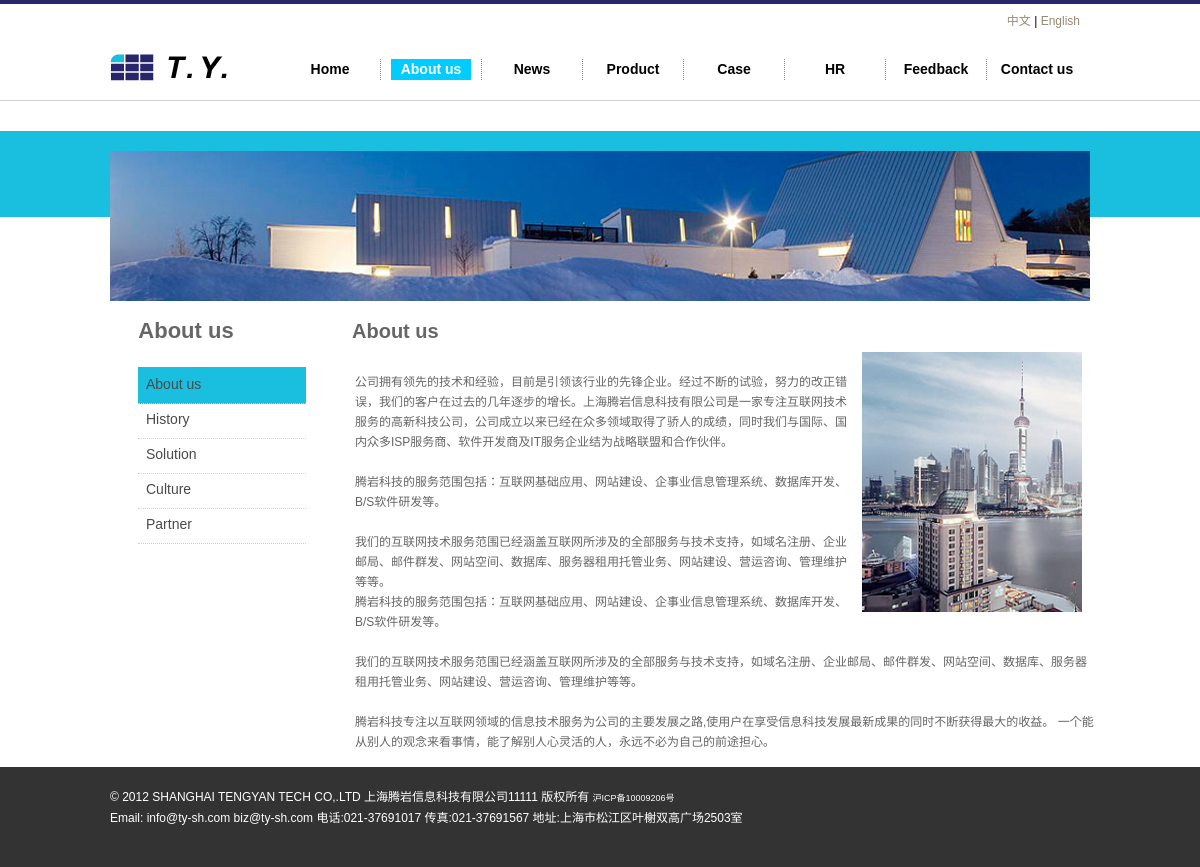
/en/about/about.php?pageid=8, run on the app's committed database.
### tables this page shows
CREATE TABLE `layoutpic` (
  `id_layoutpic` int(11) NOT NULL auto_increment,
  `id_layout` int(11) NOT NULL,
  `id_hr` int(11) NOT NULL,
  `title` varchar(250) NOT NULL,
  `intro` text NOT NULL,
  `url` varchar(250) NOT NULL,
  `opicname` varchar(250) NOT NULL,
  `spicname` varchar(250) NOT NULL,
  `dele` int(1) NOT NULL default '1',
  `type` varchar(3) NOT NULL,
  `indate` datetime NOT NULL,
  `modate` datetime NOT NULL,
  `deldate` datetime NOT NULL,
  `browsecount` int(11) NOT NULL,
  PRIMARY KEY  (`id_layoutpic`)
);

CREATE TABLE `pagesetpic` (
  `id_pagesetpic` int(11) NOT NULL auto_increment,
  `id_pageset` int(11) NOT NULL,
  `id_hr` int(11) NOT NULL,
  `title` varchar(250) NOT NULL,
  `intro` text NOT NULL,
  `url` varchar(250) NOT NULL,
  `opicname` varchar(250) NOT NULL,
  `spicname` varchar(250) NOT NULL,
  `dele` int(1) NOT NULL default '1',
  `type` varchar(3) NOT NULL,
  `indate` datetime NOT NULL,
  `modate` datetime NOT NULL,
  `deldate` datetime NOT NULL,
  `browsecount` int(11) NOT NULL,
  PRIMARY KEY  (`id_pagesetpic`)
);

CREATE TABLE `pageset` (
  `id_pageset` int(11) NOT NULL auto_increment,
  `lang` int(1) NOT NULL default '1',
  `title` varchar(250) NOT NULL,
  `url` text NOT NULL,
  `pagetitle` text NOT NULL,
  `keywords` text NOT NULL,
  `description` text NOT NULL,
  `content` text NOT NULL,
  PRIMARY KEY  (`id_pageset`)
);

CREATE TABLE `layout` (
  `id_layout` int(11) NOT NULL auto_increment,
  `lang` int(1) NOT NULL default '1',
  `title` varchar(250) NOT NULL,
  `url` text NOT NULL,
  `intro` text NOT NULL,
  `content` text NOT NULL,
  `openstat` int(1) NOT NULL default '1',
  `ordernum` int(11) NOT NULL,
  PRIMARY KEY  (`id_layout`)
);

### www/inc/config.php (called while the page is built, shortened)
<?php
require_once("mysql.class.php");
$db_hostname="localhost";
$db_username="root";
$db_password="123456";
$db_database="demo-l1";
?>

### www/inc/function.class.php (called while the page is built, shortened)
<?php
$objDB=new mysql($db_hostname,$db_username,$db_password,$db_database);
$strSQL = "select iscopy,otherheader,title,keywords,description,icp,mapcode,statistics from siteset where id_siteset=1" ;
$objDB->Execute($strSQL);
function getcurrentfilename(){
return end(explode('/',$_SERVER["PHP_SELF"]));
}
function getlayoutinfo($lid,$tableField){
global	 $objDB;
$strSQL = "select $tableField from layout where id_layout='".$lid."'" ;
$objDB->Execute($strSQL);
$getlayoutinfo=$objDB->fields();
return $getlayoutinfo;
}
function getlayoutpic($lid,$postion){
global	 $objDB;
$strSQL = "select opicname as pic from layoutpic  where id_layout ='".$lid."' order by  id_layoutpic asc limit $postion,1" ;
$objDB->Execute($strSQL);
$arronepic=$objDB->fields();
return $arronepic[pic];
}
function getpagesetpic($lid,$postion){
global	 $objDB;
$strSQL = "select opicname as pic from pagesetpic  where id_pageset ='".$lid."' order by  id_pagesetpic asc limit $postion,1" ;
$objDB->Execute($strSQL);
$arronepic=$objDB->fields();
return $arronepic[pic];
}
function getpagesetinfo($pageid,$tableField){
global	 $objDB;
$strSQL = "select $tableField from pageset  where id_pageset='".$pageid."'" ;
$objDB->Execute($strSQL);
$getpagesetinfo=$objDB->fields();
return $getpagesetinfo;
}
?>

### www/inc/en_about_core.php (called while the page is built, shortened)
<?php
require "../../inc/config.php";
require "../../inc/function.class.php";
$str=getpagesetinfo($_GET[pageid],'content,title,pagetitle,keywords,description');
?>

### www/en/about/about.php (the view, shortened to what this page needs)
<?php
require "../../inc/en_about_core.php";
?>
<!DOCTYPE html PUBLIC "-//W3C//DTD XHTML 1.0 Transitional//EN" "http://www.w3.org/TR/xhtml1/DTD/xhtml1-transitional.dtd">
<html xmlns="http://www.w3.org/1999/xhtml">
<head>
<link href="/inc/css/css1.css" rel="stylesheet" type="text/css">
</head>
<body>
<? require "../header.php"; ?>
<div id="about_banner">
<div id="about_box"><img src="/upload/layout/<?=getpagesetpic($_GET[pageid],0);?>" /></div>
</div>
<div id="about_contbox">
<div id="about_top">
<div id="about_toptitle">About us</div>
<div id="about_topintro"><?=$str[title];?></div>
</div>
<div id="about_left">
<? require "./leftmenu.php"; ?>
</div>
<div id="about_right">
<?=$str[content];?>
</div>
</div>
<? require "../footer.php"; ?>
</body>
</html>

### www/en/header.php (shortened to what this page needs)
<div id="header_box">
<div id="header" >
<div id="header_logo"><a href="/"><img src="/upload/layout/<?=getlayoutpic(1,0)?>" width="132" height="27" /></a></div>
<div id="header_menubox">
<div id="header_language"><a href="/">中文</a> | <a href="/en/">English</a></div>
<div id="header_menu" style="position: relative">
<ul  id="menu">
<li><a href="/en/" id="n1"  <? if(getcurrentfilename()=='index.php'){echo ' class="curr"';}?>>Home</a></li>
<li><a href="/en/about/about.php?pageid=8" id="n2"  <? if(getcurrentfilename()=='about.php'){echo ' class="curr"';}?>>About us</a></li>
<li><a href="/en/news/news.php" id="n3"  <? if(getcurrentfilename()=='news.php'){echo ' class="curr"';}?>>News</a></li>
<li><a href="/en/product/product.php?id1=7" id="n4"  <? if(getcurrentfilename()=='product.php'){echo ' class="curr"';}?>>Product</a></li>
<li><a href="/en/case/case.php" id="n5"  <? if(getcurrentfilename()=='case.php'){echo ' class="curr"';}?>>Case</a></li>
<li><a href="/en/about/hr.php?pageid=13" id="n6"  <? if(getcurrentfilename()=='hr.php'){echo ' class="curr"';}?>>HR</a></li>
<li><a href="javascript:void(0)"  onclick="needsendmail2();" id="n7"  >Feedback</a></li>
<li style="border-right: none;"><a href="/en/about/contact.php?pageid=14" id="n8"  <? if(getcurrentfilename()=='contact.php'){echo ' class="curr"';}?>>Contact us</a></li>
</ul>
</div>
</div>
</div>
</div>

### www/en/footer.php (shortened to what this page needs)
<div id="footer">
<div id="footer_info">
<p>
<?
$footertext=getlayoutinfo(8,'content');
echo $footertext[content];
?>
</p>
</div>
</div>

### www/inc/css/css1.css (style rules this page uses)
html,body,div,img,h1,h2,h3,h4,h5,h6,ul,p,blockquote,form,fieldset,table,th,td,fieldset,legend { margin:0;padding:0;border:0; }
html { overflow-y:scroll; }
body { font-size:87.5%; }
a { outline:none; border-style: none; -moz-outline-style: none; }
p,ul,ol { margin-bottom:15px; }
li { margin-left:20px; }
a { color: #183F72; text-decoration: underline; }
body { font-family: Arial, Helvetica, sans-serif; text-align:left; font-size: 9pt; background-color:#fff; line-height: 1.5em; }
IMG.right { float: right; margin: 0 15px 10px 10px; }
#header_box { width: 100%;height:96px;border-top: 4px #28256B solid;border-bottom:1px #D0D0D0 solid; }
#header { width: 980px;height:96px;margin: 0 auto; }
#header_logo { float:left;width: 137px;height:30px; margin-top:50px; }
#header_menubox { float:right;width:840px; height:96px; }
#header_language { float:right; margin-right:10px;width:300px; height:30px; text-align:right; line-height:35px; }
#header_language a { font-size: 9pt; color: #978973; text-decoration: none; font-weight: normal; }
#header_menu { float:right; margin-top:25px;width:810px; height:21px; }
#menu { font-size:14px; }
#menu, #menu li { list-style:none; padding:0; margin:0; border-right:1px dotted #978973; }
#menu li { float:left; width:100px; height:21px; }
#menu li a { display:block; width:80px; margin-left:10px; height:21px; line-height:20px; text-align:center;color:#000; text-decoration:none;font-size:14px; font-weight: bold }
#menu li a.curr { color:#fff; text-decoration:none; font-size:14px; font-weight: bold; height:21px; background-color: #0CF }
#footer { width: 100%;height:100px;background-color: #333333; color:#FFFFFF }
#footer_info { width: 980px;height:100px;margin: 0 auto; }
#footer p { float:left; margin-top:20px;line-height:20px; }
#footer a { font-size: 9px; color: #FFFFFF; text-decoration: none; font-weight: normal; }
#about_banner { margin-top:30px;width: 100%;height:86px;background-color: #1ABFDF; }
#about_box { position: relative; padding-top:25px; width: 980px;height:100px;margin: 0 auto; }
#about_box img { position: absolute; left:0px;top:20px; }
#about_contbox { width: 980px;margin: 0 auto; margin-top:85px;height:auto!important;min-height:400px;height:400px; }
#about_top { float:left;width: 980px;height:50px; }
#about_toptitle { float:left; margin-top:20px;width: 152px;height:70px; font-size: 22px;color: #666666; font-weight: bold; text-align:center; }
#about_topintro { float:left; margin-top:20px; margin-left:90px; width: 500px;height:30px;font-size: 20px;color: #666666; font-weight: bold; }
#about_left { float:left; width: 210px;height:300px; }
#about_right { float: right;width: 765px;height:auto!important;min-height:300px;height:300px; }
#about_right p { margin-left:30px;float:left; width:97%;font-size: 12px;color: #666666; line-height:20px; }

### data on the page
layoutpic: opicname (picture)
pagesetpic: opicname (picture)
pageset: title "About us", content (picture), content "公司拥有领先的技术和经验，目前是引领该行业的先锋企业。经过不断的试验，努力的改正错误，我们的客户在过去的几年逐步的增长。上海腾岩信息科技有限公司是一家专注互联网技术服务的高新科技公司，公司成立以来已经在众多领域取得了骄人的成绩，同时我们与国际、国内众多ISP服务商、软件开发商及IT服务企业结为战略联盟和合作伙伴。 腾岩科技的服务范围包括：互联网基础应用、网站建设、企事业信息管理系统、数据库开发、B/S软件研发等。 我们的互联网技术服务范围已经涵盖互联网所涉及的全部服务与技术支持，如域名注册、企业邮局、邮件群发、网站空间、数据库、服务器租用托管业务、网站建设、营运咨询、管理维护等等。 腾岩科技的服务范围包括：互联网基础应用、网站建设、企事业信息管理系统、数据库开发、B/S软件研发等。 我们的互联网技术服务范围已经涵盖互联网所涉及的全部服务与技术支持，如域名注册、企业邮局、邮件群发、网站空间、数据库、服务器租用托管业务、网站建设、营运咨询、管理维护等等。 腾岩科技专注以互联网领域的信息技术服务为公司的主要发展之路,使用户在享受信息科技发展最新成果的同时不断获得最大的收益。 一个能从别人的观念来看事情，能了解别人心灵活的人，永远不必为自己的前途担心。"
layout: content "© 2012 SHANGHAI TENGYAN TECH CO,.LTD 上海腾岩信息科技有限公司11111 版权所有 沪ICP备10009206号 Email: info@ty-sh.com biz@ty-sh.com 电话:021-37691017 传真:021-37691567 地址:上海市松江区叶榭双高广场2503室"
